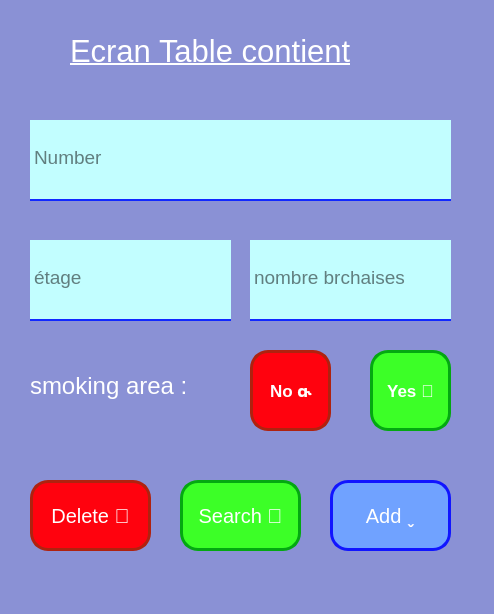
<?xml version="1.0" encoding="UTF-8"?>
<ui version="4.0">
 <class>tablecontientMainWindow</class>
 <widget class="QMainWindow" name="tablecontientMainWindow">
  <property name="geometry">
   <rect>
    <x>0</x>
    <y>0</y>
    <width>494</width>
    <height>614</height>
   </rect>
  </property>
  <property name="windowTitle">
   <string>MainWindow</string>
  </property>
  <property name="styleSheet">
   <string notr="true">background-color: rgb(138, 145, 213);</string>
  </property>
  <widget class="QWidget" name="centralwidget">
   <widget class="QLineEdit" name="numero">
    <property name="geometry">
     <rect>
      <x>30</x>
      <y>120</y>
      <width>421</width>
      <height>81</height>
     </rect>
    </property>
    <property name="font">
     <font>
      <pointsize>14</pointsize>
     </font>
    </property>
    <property name="styleSheet">
     <string notr="true">border: 2px solid rgba(0,0,0,0);
border-bottom-color: rgb(17, 40, 255);
padding-bottom:7px;
background-color: rgb(194, 254, 255);</string>
    </property>
    <property name="text">
     <string/>
    </property>
    <property name="placeholderText">
     <string>Number</string>
    </property>
   </widget>
   <widget class="QLineEdit" name="etage">
    <property name="geometry">
     <rect>
      <x>30</x>
      <y>240</y>
      <width>201</width>
      <height>81</height>
     </rect>
    </property>
    <property name="font">
     <font>
      <pointsize>14</pointsize>
     </font>
    </property>
    <property name="styleSheet">
     <string notr="true">border: 2px solid rgba(0,0,0,0);
border-bottom-color: rgb(17, 40, 255);
padding-bottom:7px;
background-color: rgb(194, 254, 255);</string>
    </property>
    <property name="placeholderText">
     <string>étage</string>
    </property>
   </widget>
   <widget class="QLineEdit" name="nbrchaises">
    <property name="geometry">
     <rect>
      <x>250</x>
      <y>240</y>
      <width>201</width>
      <height>81</height>
     </rect>
    </property>
    <property name="font">
     <font>
      <pointsize>14</pointsize>
     </font>
    </property>
    <property name="styleSheet">
     <string notr="true">border: 2px solid rgba(0,0,0,0);
border-bottom-color: rgb(17, 40, 255);
padding-bottom:7px;
background-color: rgb(194, 254, 255);</string>
    </property>
    <property name="placeholderText">
     <string>nombre brchaises</string>
    </property>
   </widget>
   <widget class="QPushButton" name="YesBtn">
    <property name="geometry">
     <rect>
      <x>370</x>
      <y>350</y>
      <width>81</width>
      <height>81</height>
     </rect>
    </property>
    <property name="font">
     <font>
      <pointsize>13</pointsize>
      <weight>75</weight>
      <bold>true</bold>
     </font>
    </property>
    <property name="cursor">
     <cursorShape>PointingHandCursor</cursorShape>
    </property>
    <property name="styleSheet">
     <string notr="true">#YesBtn{
color: rgb(255, 255, 255);
background-color: rgb(60, 255, 39);
border-radius: 18px;
border: 3px Solid rgb(3, 168, 17);
}
#YesBtn:hover:pressed{
background-color: rgb(126, 255, 103);
}</string>
    </property>
    <property name="text">
     <string>Yes </string>
    </property>
   </widget>
   <widget class="QPushButton" name="NoBtn">
    <property name="geometry">
     <rect>
      <x>250</x>
      <y>350</y>
      <width>81</width>
      <height>81</height>
     </rect>
    </property>
    <property name="font">
     <font>
      <pointsize>13</pointsize>
      <weight>75</weight>
      <bold>true</bold>
     </font>
    </property>
    <property name="cursor">
     <cursorShape>PointingHandCursor</cursorShape>
    </property>
    <property name="styleSheet">
     <string notr="true">#NoBtn{
color: rgb(255, 255, 255);
border-radius: 18px;
background-color: rgb(255, 2, 14);
border: 3px Solid rgb(175, 34, 15);
}
#NoBtn:hover:pressed{
background-color: rgb(255, 167, 43);
}
</string>
    </property>
    <property name="text">
     <string>No </string>
    </property>
   </widget>
   <widget class="QLabel" name="label">
    <property name="geometry">
     <rect>
      <x>30</x>
      <y>350</y>
      <width>201</width>
      <height>71</height>
     </rect>
    </property>
    <property name="font">
     <font>
      <pointsize>18</pointsize>
     </font>
    </property>
    <property name="styleSheet">
     <string notr="true">color:rgb(255, 255, 255)</string>
    </property>
    <property name="text">
     <string>smoking area :</string>
    </property>
   </widget>
   <widget class="QLabel" name="label_2">
    <property name="geometry">
     <rect>
      <x>70</x>
      <y>20</y>
      <width>351</width>
      <height>61</height>
     </rect>
    </property>
    <property name="font">
     <font>
      <pointsize>23</pointsize>
      <underline>true</underline>
     </font>
    </property>
    <property name="styleSheet">
     <string notr="true">color:rgb(255, 255, 255)</string>
    </property>
    <property name="text">
     <string>Ecran Table contient</string>
    </property>
   </widget>
   <widget class="QPushButton" name="Search_btn">
    <property name="geometry">
     <rect>
      <x>180</x>
      <y>480</y>
      <width>121</width>
      <height>71</height>
     </rect>
    </property>
    <property name="sizeIncrement">
     <size>
      <width>0</width>
      <height>0</height>
     </size>
    </property>
    <property name="font">
     <font>
      <pointsize>15</pointsize>
     </font>
    </property>
    <property name="cursor">
     <cursorShape>PointingHandCursor</cursorShape>
    </property>
    <property name="styleSheet">
     <string notr="true">#Search_btn{
color: rgb(255, 255, 255);
background-color: rgb(60, 255, 39);
border-radius: 18px;
border: 3px Solid rgb(3, 168, 17);
}
#Search_btn:hover:pressed{
background-color: rgb(126, 255, 103);
}</string>
    </property>
    <property name="text">
     <string>Search </string>
    </property>
   </widget>
   <widget class="QPushButton" name="Add_btn">
    <property name="geometry">
     <rect>
      <x>330</x>
      <y>480</y>
      <width>121</width>
      <height>71</height>
     </rect>
    </property>
    <property name="sizeIncrement">
     <size>
      <width>0</width>
      <height>0</height>
     </size>
    </property>
    <property name="font">
     <font>
      <pointsize>15</pointsize>
     </font>
    </property>
    <property name="cursor">
     <cursorShape>PointingHandCursor</cursorShape>
    </property>
    <property name="styleSheet">
     <string notr="true">#Add_btn{
background-color: rgb(112, 162, 255);
color: rgb(255, 255, 255);
border-radius: 18px;
border: 3px Solid rgb(17, 21, 255);
}
#Add_btn:hover:pressed{
background-color: rgb(190, 164, 255);
}</string>
    </property>
    <property name="text">
     <string>Add </string>
    </property>
   </widget>
   <widget class="QPushButton" name="Delete_btn">
    <property name="geometry">
     <rect>
      <x>30</x>
      <y>480</y>
      <width>121</width>
      <height>71</height>
     </rect>
    </property>
    <property name="sizeIncrement">
     <size>
      <width>0</width>
      <height>0</height>
     </size>
    </property>
    <property name="font">
     <font>
      <pointsize>15</pointsize>
     </font>
    </property>
    <property name="cursor">
     <cursorShape>PointingHandCursor</cursorShape>
    </property>
    <property name="styleSheet">
     <string notr="true">#Delete_btn{
color: rgb(255, 255, 255);
border-radius: 18px;
background-color: rgb(255, 2, 14);
border: 3px Solid rgb(175, 34, 15);
}
#Delete_btn:hover:pressed{
background-color: rgb(255, 167, 43);
}
</string>
    </property>
    <property name="text">
     <string>Delete </string>
    </property>
   </widget>
  </widget>
  <widget class="QMenuBar" name="menubar">
   <property name="geometry">
    <rect>
     <x>0</x>
     <y>0</y>
     <width>494</width>
     <height>29</height>
    </rect>
   </property>
  </widget>
  <widget class="QStatusBar" name="statusbar"/>
 </widget>
 <resources/>
 <connections/>
</ui>
